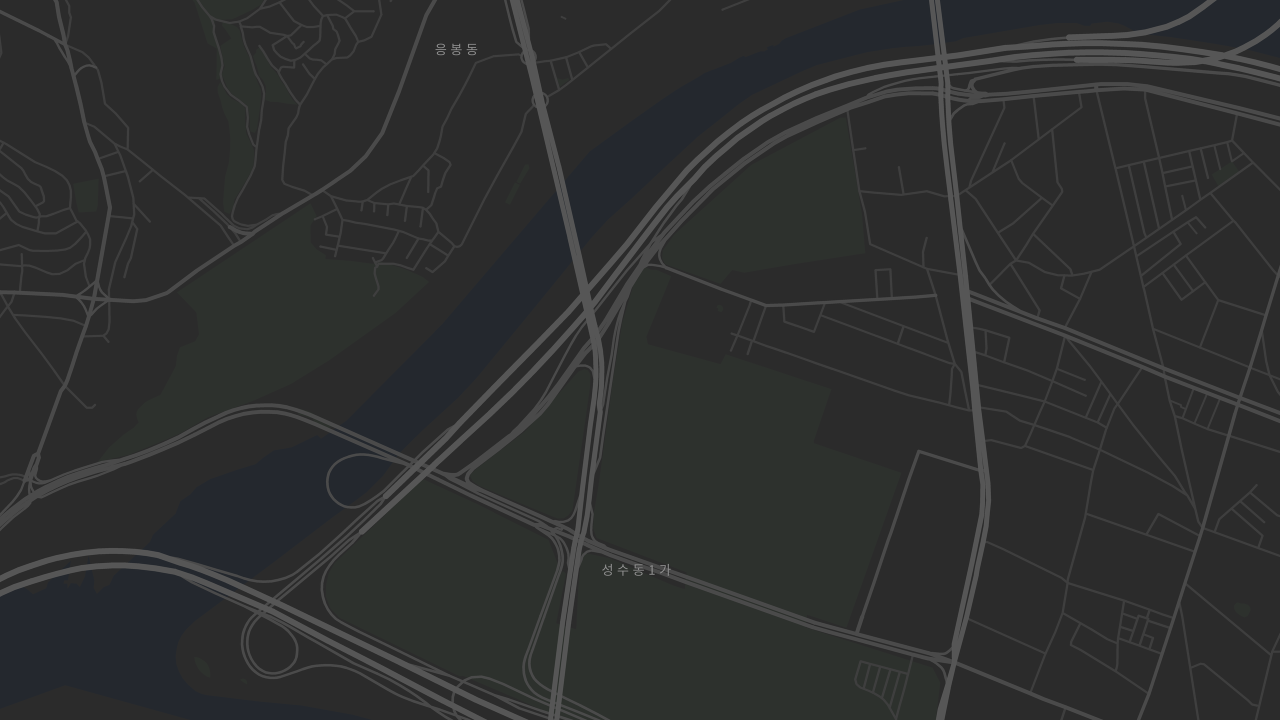
#> input picture app/src/main/assets/map/base_map.png, 2560 x 1440 px, found by its file name (shown at 1/2 size)
$ python classify_blocks.py base_map.png blocks.json '(needs' 'shapely)'
#> lines starting #> are read from the running program, lines starting #| are printed output that depends on the picture; after the words box and inside, x2 and y2 are one past the last pixel; in counts of white or black regions, pixels touching at a corner belong together
"""Tag every block in blocks.json with what the 3D village needs to decorate it.

Adds to each block:
  green  - share of the block that is park/wood on the dark base map (0..1)
  water  - [x, y] point on the block outline nearest to the river, or null when the block does not touch water
  areaM2 - real area in square metres
  isle   - the block outline pulled 2.8 px in from the road centre lines, so roads stay visible
           between the raised 3D islands (same inset as export_blocks.py); null for slivers

usage: python classify_blocks.py base_map.png blocks.json   (needs shapely)
The base map is drawn at 2x the block coordinates.
"""
import json
import math
import sys

import numpy as np
from PIL import Image, ImageDraw, ImageFilter
from shapely.geometry import Polygon

PARK = np.array([45, 49, 45])
RIVER = np.array([36, 40, 46])


def near(img, ref, tol=4):
    return (np.abs(img.astype(int) - ref).max(axis=2) <= tol)


def main(base_path, blocks_path):
#> called with base_path = 'base_map.png', blocks_path = 'blocks.json'
    base = Image.open(base_path).convert("RGB").filter(ImageFilter.MedianFilter(9))
    arr = np.asarray(base)
    park, river = near(arr, PARK), near(arr, RIVER)
#> in near, `return (np.abs(img.astype(int) - ref).max(axis=2) <= tol)`:
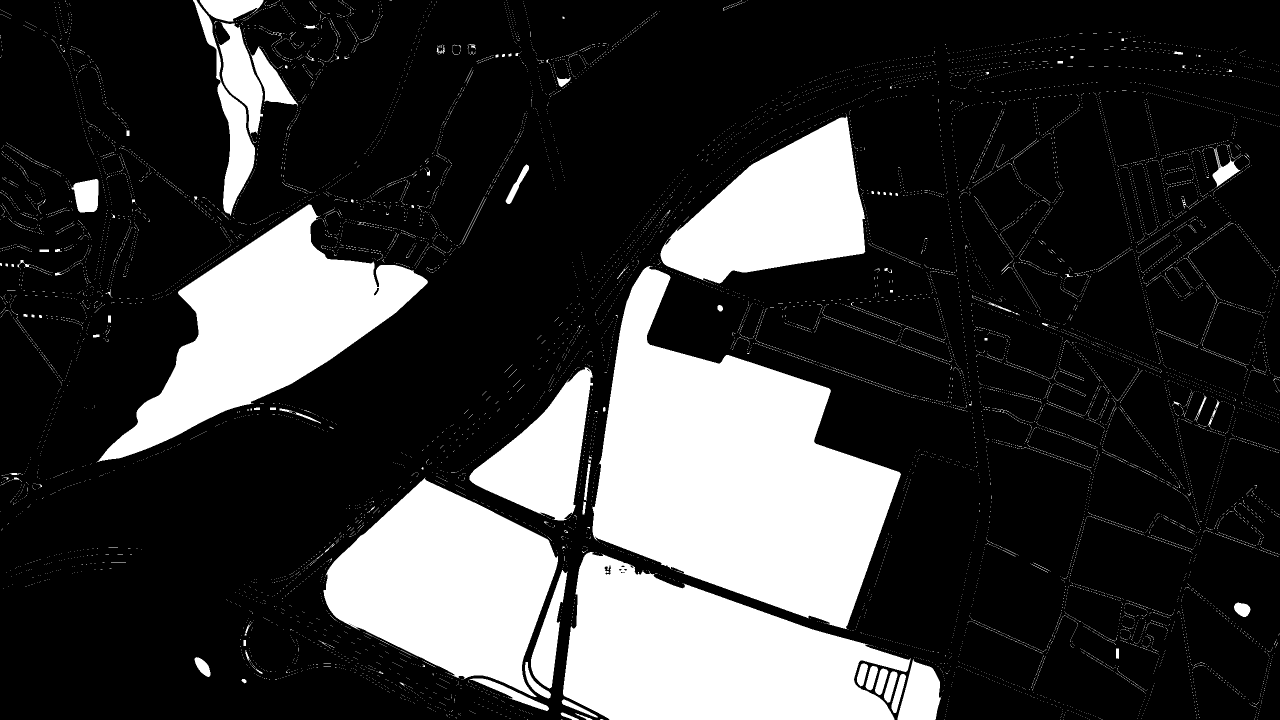
#> returned value: shape (1440, 2560) bool (shown at 1/2 size); 22.7% white; 15141 white regions (15012 under 20 px), largest, box (x1, y1, x2, y2) and area: (1184, 532, 1802, 1259) 240516, (1126, 1104, 1822, 1440) 146062, (193, 409, 856, 925) 123101
#> call 2 of near, with ref = array of shape (3,), tol = 4
#> in near (call 2), `return (np.abs(img.astype(int) - ref).max(axis=2) <= tol)`:
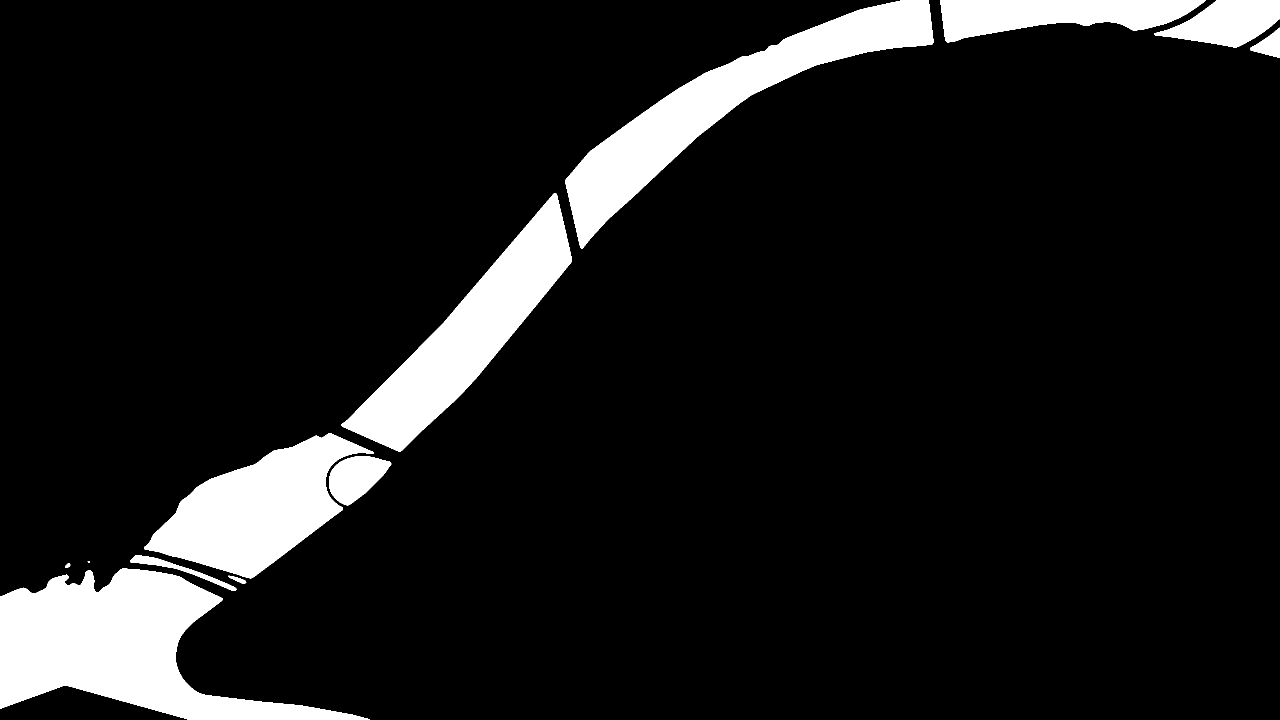
#> returned value: shape (1440, 2560) bool (shown at 1/2 size); 10.1% white; 12 white regions (1 under 20 px), largest, box (x1, y1, x2, y2) and area: (0, 1137, 740, 1440) 103587, (1130, 0, 1867, 497) 79537, (683, 386, 1144, 903) 69752
    scale = base.width / 1280
#> scale = 2
#> (the run stopped early here; a loop or call above may not have finished)
